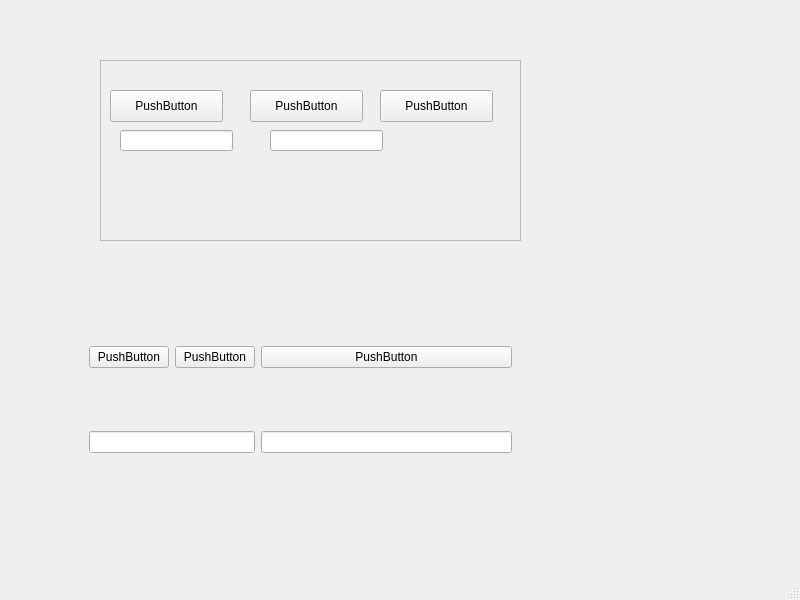
<?xml version="1.0" encoding="UTF-8"?>
<ui version="4.0">
 <class>MainWindow</class>
 <widget class="QMainWindow" name="MainWindow">
  <property name="geometry">
   <rect>
    <x>0</x>
    <y>0</y>
    <width>800</width>
    <height>600</height>
   </rect>
  </property>
  <property name="windowTitle">
   <string>MainWindow</string>
  </property>
  <widget class="QWidget" name="centralwidget">
   <widget class="QFrame" name="frame">
    <property name="geometry">
     <rect>
      <x>100</x>
      <y>60</y>
      <width>421</width>
      <height>181</height>
     </rect>
    </property>
    <property name="frameShape">
     <enum>QFrame::StyledPanel</enum>
    </property>
    <property name="frameShadow">
     <enum>QFrame::Raised</enum>
    </property>
    <widget class="QLineEdit" name="lineEdit_2">
     <property name="geometry">
      <rect>
       <x>170</x>
       <y>70</y>
       <width>113</width>
       <height>21</height>
      </rect>
     </property>
    </widget>
    <widget class="QPushButton" name="pushButton_2">
     <property name="geometry">
      <rect>
       <x>150</x>
       <y>30</y>
       <width>113</width>
       <height>32</height>
      </rect>
     </property>
     <property name="text">
      <string>PushButton</string>
     </property>
    </widget>
    <widget class="QPushButton" name="pushButton">
     <property name="geometry">
      <rect>
       <x>10</x>
       <y>30</y>
       <width>113</width>
       <height>32</height>
      </rect>
     </property>
     <property name="text">
      <string>PushButton</string>
     </property>
    </widget>
    <widget class="QLineEdit" name="lineEdit">
     <property name="geometry">
      <rect>
       <x>20</x>
       <y>70</y>
       <width>113</width>
       <height>21</height>
      </rect>
     </property>
    </widget>
    <widget class="QPushButton" name="pushButton_3">
     <property name="geometry">
      <rect>
       <x>280</x>
       <y>30</y>
       <width>113</width>
       <height>32</height>
      </rect>
     </property>
     <property name="text">
      <string>PushButton</string>
     </property>
    </widget>
   </widget>
   <widget class="QFrame" name="gridFrame">
    <property name="geometry">
     <rect>
      <x>80</x>
      <y>280</y>
      <width>441</width>
      <height>241</height>
     </rect>
    </property>
    <layout class="QGridLayout" name="gridLayout">
     <item row="0" column="1">
      <widget class="QPushButton" name="pushButton_5">
       <property name="text">
        <string>PushButton</string>
       </property>
      </widget>
     </item>
     <item row="0" column="0">
      <widget class="QPushButton" name="pushButton_4">
       <property name="text">
        <string>PushButton</string>
       </property>
      </widget>
     </item>
     <item row="0" column="2">
      <widget class="QPushButton" name="pushButton_6">
       <property name="text">
        <string>PushButton</string>
       </property>
      </widget>
     </item>
     <item row="1" column="2">
      <widget class="QLineEdit" name="lineEdit_4"/>
     </item>
     <item row="1" column="0" colspan="2">
      <widget class="QLineEdit" name="lineEdit_3"/>
     </item>
    </layout>
   </widget>
  </widget>
  <widget class="QMenuBar" name="menubar">
   <property name="geometry">
    <rect>
     <x>0</x>
     <y>0</y>
     <width>800</width>
     <height>22</height>
    </rect>
   </property>
  </widget>
  <widget class="QStatusBar" name="statusbar"/>
 </widget>
 <resources/>
 <connections/>
</ui>
